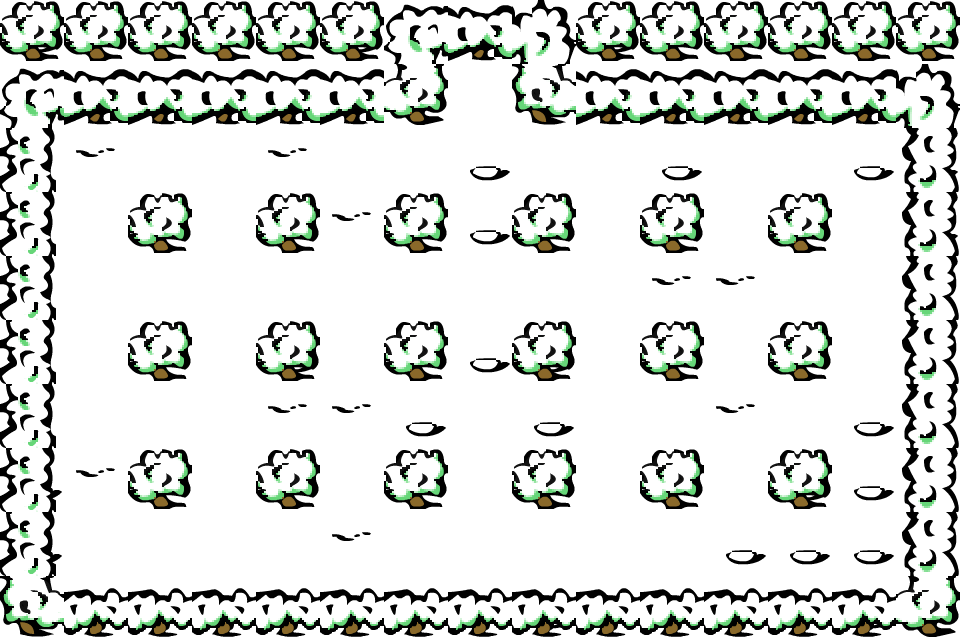

Below is a game level as drawn by its tile map, then a one-line description and the .tmx that defines it (tile-layer data replaced by summaries):
An orthogonal 15x10 tile map with 64x64 px tiles, 3 tile layers (background, main, selection).

<map version="1.0" orientation="orthogonal" width="15" height="10" tilewidth="64" tileheight="64">
 <tileset firstgid="1" name="tiles_set_1" tilewidth="64" tileheight="64">
  <image source="tiles_set_1.png" width="512" height="512" />
 </tileset>
 <layer name="background" width="15" height="10">
  <data>[150 cells, 150 non-empty, 3 distinct tile ids]</data>
 </layer>
 <layer name="main" width="15" height="10">
  <data>[150 cells, 76 non-empty, 9 distinct tile ids]</data>
 </layer>
 <layer name="selection" width="15" height="10">
  <data>[150 cells, 1 non-empty, 1 distinct tile ids]</data>
 </layer>
</map>